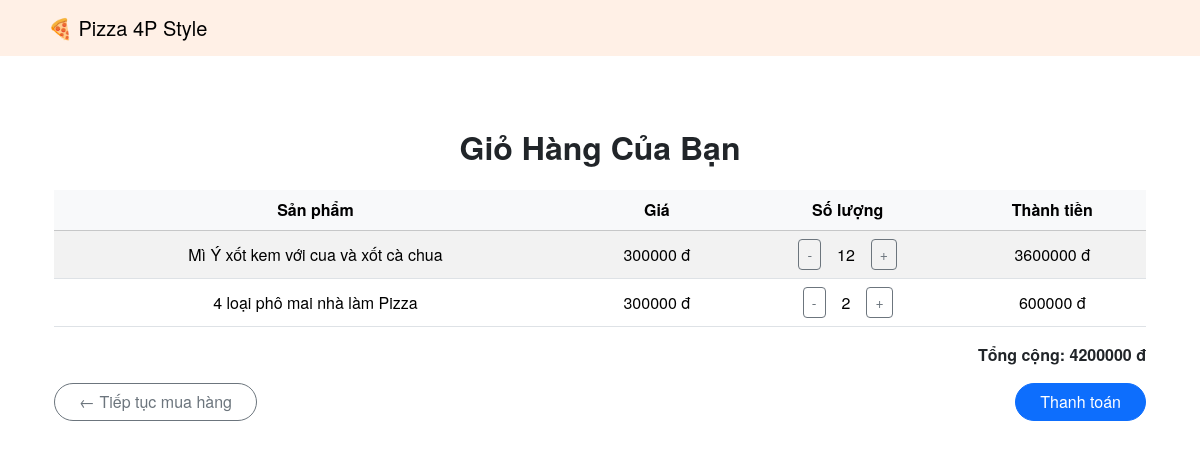
The app's page /cart/ (signed in) with its own data.
### pizza_shop/models.py (models this page shows, shortened)
class CartItem(models.Model):
    cart = models.ForeignKey(Cart, on_delete=models.CASCADE, related_name='items')
    product = models.ForeignKey(Product, on_delete=models.CASCADE)
    quantity = models.PositiveIntegerField(default=1)
    def get_total_price(self):
        return self.product.price * self.quantity

class Product(models.Model):
    name = models.CharField(max_length=100)
    description = models.TextField(blank=True)
    price = models.DecimalField(max_digits=10, decimal_places=2)
    image = models.ImageField(upload_to='products/')
    number = models.DecimalField(max_digits=10, decimal_places=0)

### pizza_shop/views.py (the view)
# urls.py: path('cart/', views.cart_view, name='cart_view'),
@login_required
def cart_view(request):
    cart, _ = Cart.objects.get_or_create(user=request.user)
    items = cart.items.all()
    total = sum(item.get_total_price() for item in items)
    return render(request, 'cart.html', {'cart': cart, 'items': items, 'total': total})

### pizza_shop/templates/cart.html (shortened to what this page needs)
{% extends 'base.html' %}
{% block content %}
<div class="container py-5">
  <h2 class="mb-4 text-center fw-semibold">Giỏ Hàng Của Bạn</h2>
  {% if items %}
  <table class="table table-striped align-middle text-center">
    <thead class="table-light">
      <tr>
        <th scope="col">Sản phẩm</th>
        <th scope="col">Giá</th>
        <th scope="col">Số lượng</th>
        <th scope="col">Thành tiền</th>
      </tr>
    </thead>
    <tbody>
      {% for item in items %}
      <tr>
        <td>{{ item.product.name }}</td>
        <td>{{ item.product.price|floatformat:0 }} đ</td>
        <td>
          <div class="d-flex justify-content-center align-items-center">
            <a href="{% url 'decrease_quantity' item.id %}" class="btn btn-outline-secondary btn-sm me-2">-</a>
            <span class="mx-2">{{ item.quantity }}</span>
            <a href="{% url 'increase_quantity' item.id %}" class="btn btn-outline-secondary btn-sm ms-2">+</a>
          </div>
        </td>
        <td>{{ item.get_total_price|floatformat:0 }} đ</td>
      </tr>
      {% endfor %}
    </tbody>
  </table>
  <div class="text-end mb-3">
    <strong>Tổng cộng: {{ total|floatformat:0 }} đ</strong>
  </div>
 <div class="d-flex justify-content-between">
  <a href="{% url 'home' %}" class="btn btn-outline-secondary rounded-pill px-4">
    ← Tiếp tục mua hàng
  </a>
  <a href="{% url 'checkout' %}" class="btn btn-primary rounded-pill px-4">
    Thanh toán
  </a>
</div>
  {% else %}
  <p class="text-center text-muted">Giỏ hàng của bạn đang trống.</p>
  {% endif %}
</div>
{% endblock %}

### pizza_shop/templates/base.html (style rules this page uses)
body { font-family: 'Helvetica Neue', sans-serif; }

### records on screen
CartItem: product.name "Mì Ý xốt kem với cua và xốt cà chua", product.price "300000", quantity "12", get_total_price "3600000"
CartItem: product.name "4 loại phô mai nhà làm Pizza", product.price "300000", quantity "2", get_total_price "600000"

### other values on screen
{{ total|floatformat:0 }} "4200000"
